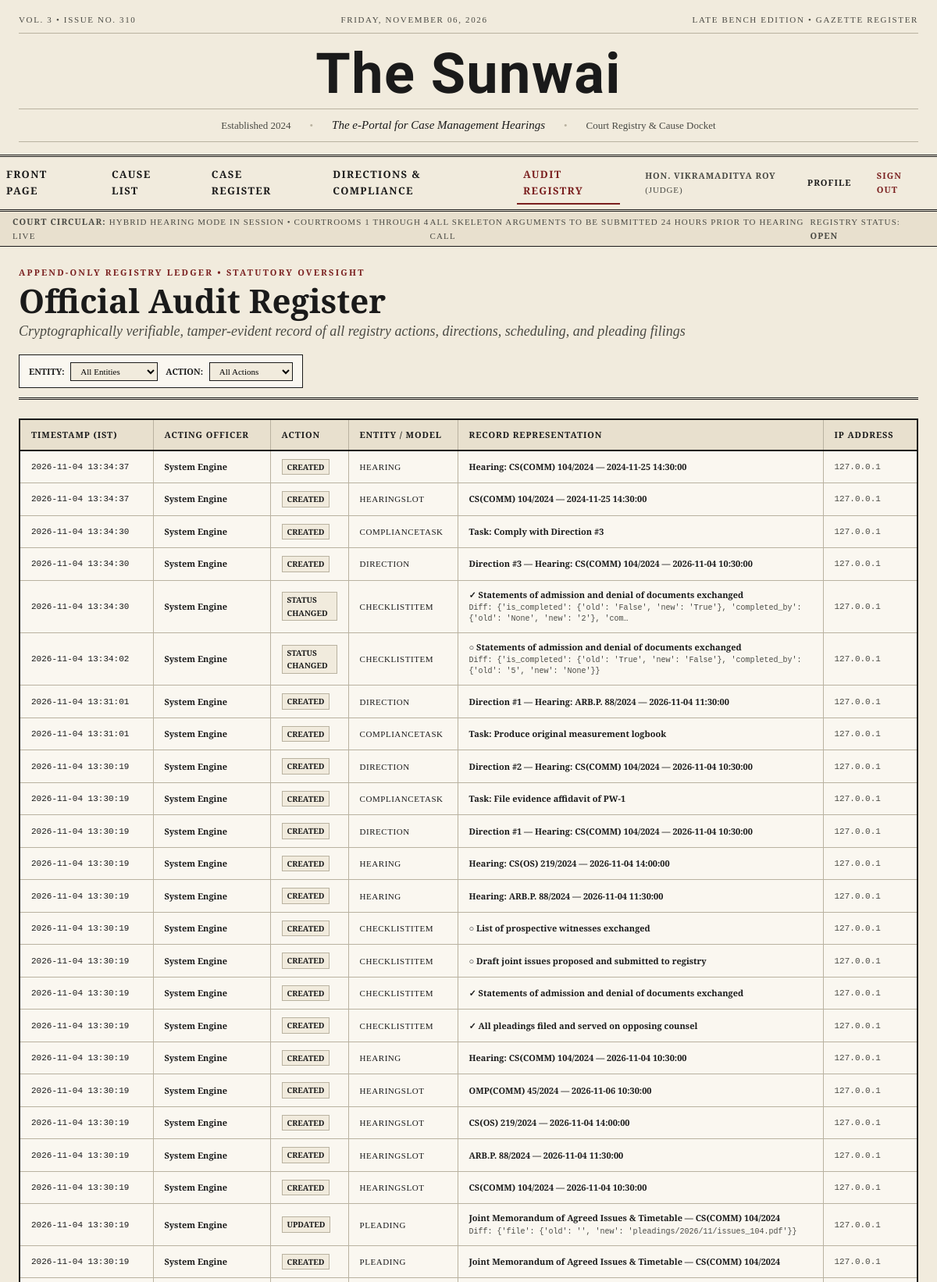
The app's page /audit/ (signed in, upper part) with its own data.
### accounts/models.py (models this page shows, shortened)
class User(AbstractUser):
    class Role(models.TextChoices):
        JUDGE = 'judge', 'Judge'
        REGISTRAR = 'registrar', 'Registrar'
        ADVOCATE = 'advocate', 'Advocate'
        LITIGANT = 'litigant', 'Litigant'
        ADMIN = 'admin', 'Admin'
    username = None  # Remove username field
    email = models.EmailField('email address', unique=True)
    role = models.CharField(
        max_length=20,
        choices=Role.choices,
        default=Role.LITIGANT,
    )
    bar_number = models.CharField(
        max_length=50, blank=True,
        help_text='Bar Council enrollment number (advocates only)',
    )
    court_designation = models.CharField(
        max_length=200, blank=True,
        help_text='Court/bench designation (judges only)',
    )
    phone = models.CharField(max_length=20, blank=True)
    USERNAME_FIELD = 'email'
    REQUIRED_FIELDS = ['first_name', 'last_name']
    objects = UserManager()
    class Meta:
        ordering = ['last_name', 'first_name']
    @property
    def display_name(self):
        if self.role == self.Role.JUDGE:
            return f'Hon. {self.get_full_name()}'
        elif self.role == self.Role.ADVOCATE:
            return f'Adv. {self.get_full_name()}'
        return self.get_full_name()
    @property
    def is_registrar(self):
        return self.role == self.Role.REGISTRAR

### audit/models.py (models this page shows, shortened)
class AuditLog(models.Model):
    class Action(models.TextChoices):
        CREATE = 'create', 'Created'
        UPDATE = 'update', 'Updated'
        STATUS_CHANGE = 'status_change', 'Status Changed'
        DELETE = 'delete', 'Deleted'
    action = models.CharField(max_length=20, choices=Action.choices)
    model_name = models.CharField(max_length=100, db_index=True)
    object_id = models.CharField(max_length=100, db_index=True)
    object_repr = models.CharField(max_length=300)
    user = models.ForeignKey(
        settings.AUTH_USER_MODEL,
        on_delete=models.SET_NULL,
        null=True, blank=True,
    )
    changes = models.JSONField(default=dict, blank=True)
    timestamp = models.DateTimeField(auto_now_add=True, db_index=True)
    ip_address = models.GenericIPAddressField(null=True, blank=True)
    class Meta:
        ordering = ['-timestamp']
        verbose_name = 'Audit Log Entry'
        verbose_name_plural = 'Audit Log'
        managed = True
    def delete(self, *args, **kwargs):
        """Prevent deletion of audit entries."""
        raise ValueError('Audit log entries cannot be deleted.')

### audit/views.py (the view)
# urls.py: path('', views.audit_log_view, name='audit_log'),
@login_required
@staff_member_required
def audit_log_view(request):
    logs = AuditLog.objects.select_related('user').all()
    model_name = request.GET.get('model')
    if model_name:
        logs = logs.filter(model_name=model_name)
    action = request.GET.get('action')
    if action:
        logs = logs.filter(action=action)
    model_names = AuditLog.objects.values_list(
        'model_name', flat=True,
    ).distinct().order_by('model_name')
    context = {
        'logs': logs[:100],
        'model_names': model_names,
        'action_choices': AuditLog.Action.choices,
        'current_model': model_name,
        'current_action': action,
    }
    return render(request, 'audit/audit_log.html', context)

### dashboard/context_processors.py (called while the page is built)
def newspaper_context(request):
    today = date.today()
    return {
        'portal_name': 'The Sunwai',
        'portal_tagline': getattr(settings, 'PORTAL_TAGLINE',
                                  'The e-Portal for Case Management Hearings'),
        'portal_established': getattr(settings, 'PORTAL_ESTABLISHED', '2024'),
        'court_name': getattr(settings, 'COURT_NAME', 'The Sunwai e-Court'),
        'today_date': today,
        'volume_no': today.year - 2024 + 1,
        'issue_no': today.timetuple().tm_yday,
        'edition_date': today.strftime('%A, %B %d, %Y'),
        'jitsi_domain': getattr(settings, 'JITSI_DOMAIN', 'meet.jit.si'),
    }

### templates/audit/audit_log.html (shortened to what this page needs)
{% extends "base.html" %}
{% load static %}
{% block content %}
<div style="max-width: 1400px; margin: 0 auto; padding: 24px;">
    <div style="border-bottom: 3px double var(--ink); padding-bottom: 12px; margin-bottom: 24px; display: flex; justify-content: space-between; align-items: flex-end; flex-wrap: wrap; gap: 16px;">
        <div>
            <span class="kicker">Append-Only Registry Ledger &bull; Statutory Oversight</span>
            <h2 class="headline headline--lead" style="margin-bottom: 4px;">
                Official Audit Register
            </h2>
            <div class="deck" style="margin-bottom: 0;">
                Cryptographically verifiable, tamper-evident record of all registry actions, directions, scheduling, and pleading filings
            </div>
        </div>
        <form method="get" style="display: flex; gap: 10px; align-items: center; background: var(--cream); padding: 8px 12px; border: 1.5px solid var(--ink);">
            <div>
                <label for="model" style="font-family: var(--font-headline); font-size: var(--text-xs); text-transform: uppercase; font-weight: 700; margin-right: 4px;">Entity:</label>
                <select name="model" id="model" onchange="this.form.submit()" style="font-family: var(--font-body); font-size: var(--text-xs); padding: 4px 8px; border: 1px solid var(--ink); background: var(--newsprint);">
                    <option value="">All Entities</option>
                </select>
            </div>
            <div>
                <label for="action" style="font-family: var(--font-headline); font-size: var(--text-xs); text-transform: uppercase; font-weight: 700; margin-right: 4px;">Action:</label>
                <select name="action" id="action" onchange="this.form.submit()" style="font-family: var(--font-body); font-size: var(--text-xs); padding: 4px 8px; border: 1px solid var(--ink); background: var(--newsprint);">
                    <option value="">All Actions</option>
                </select>
            </div>
        </form>
    </div>
    <div style="border: 2px solid var(--ink); background: var(--cream); overflow-x: auto;">
        <table style="width: 100%; border-collapse: collapse; font-family: var(--font-body); font-size: var(--text-xs);">
            <thead>
                <tr style="background: var(--newsprint-dark); border-bottom: 2px solid var(--ink); font-family: var(--font-headline); text-transform: uppercase; letter-spacing: 0.08em; text-align: left;">
                    <th style="padding: 10px 14px; border-right: var(--hairline-rule); width: 170px;">Timestamp (IST)</th>
                    <th style="padding: 10px 14px; border-right: var(--hairline-rule); width: 150px;">Acting Officer</th>
                    <th style="padding: 10px 14px; border-right: var(--hairline-rule); width: 100px;">Action</th>
                    <th style="padding: 10px 14px; border-right: var(--hairline-rule); width: 140px;">Entity / Model</th>
                    <th style="padding: 10px 14px; border-right: var(--hairline-rule);">Record Representation</th>
                    <th style="padding: 10px 14px; width: 120px;">IP Address</th>
                </tr>
            </thead>
            <tbody>
                {% for log in logs %}
                    <tr style="border-bottom: 1px solid var(--hairline); transition: background-color var(--transition-fast);">
                        <td style="padding: 10px 14px; border-right: var(--hairline-rule); font-family: monospace; font-size: 11px;">
                            {{ log.timestamp|date:"Y-m-d H:i:s" }}
                        </td>
                        <td style="padding: 10px 14px; border-right: var(--hairline-rule); font-weight: 600;">
                            {{ log.user.display_name|default:"System Engine" }}
                        </td>
                        <td style="padding: 10px 14px; border-right: var(--hairline-rule);">
                            <span style="display: inline-block; padding: 1px 6px; font-size: 10px; text-transform: uppercase; font-weight: 700; border: 1px solid var(--hairline); background: var(--newsprint); color: {% if log.action == 'delete' %}var(--oxblood){% else %}var(--ink){% endif %};">
                                {{ log.get_action_display }}
                            </span>
                        </td>
                        <td style="padding: 10px 14px; border-right: var(--hairline-rule); text-transform: uppercase; letter-spacing: 0.05em;">
                            {{ log.model_name }}
                        </td>
                        <td style="padding: 10px 14px; border-right: var(--hairline-rule); font-family: var(--font-body); line-height: 1.4;">
                            <strong>{{ log.object_repr }}</strong>
                            {% if log.changes %}
                                <div style="font-family: monospace; font-size: 10px; color: var(--muted); margin-top: 2px;">
                                    Diff: {{ log.changes|truncatechars:100 }}
                                </div>
                            {% endif %}
                        </td>
                        <td style="padding: 10px 14px; font-family: monospace; font-size: 11px; color: var(--muted);">
                            {{ log.ip_address|default:"127.0.0.1" }}
                        </td>
                    </tr>
                {% empty %}
                    <tr>
                        <td colspan="6" style="padding: 36px; text-align: center; color: var(--muted); font-style: italic;">
                            No audit ledger entries registered yet.
                        </td>
                    </tr>
                {% endfor %}
            </tbody>
        </table>
    </div>
</div>
{% endblock %}

### templates/newspaper/nav.html (shortened to what this page needs)
<nav class="section-nav" aria-label="Newspaper Sections">
    <a href="{% url 'dashboard:front_page' %}" class="section-nav__link {% if request.resolver_match.url_name == 'front_page' %}section-nav__link--active{% endif %}">
        Front Page
    </a>
    <a href="{% url 'scheduling:cause_list' %}" class="section-nav__link {% if request.resolver_match.app_name == 'scheduling' and request.resolver_match.url_name == 'cause_list' %}section-nav__link--active{% endif %}">
        Cause List
    </a>
    <a href="{% url 'cases:case_list' %}" class="section-nav__link {% if request.resolver_match.app_name == 'cases' %}section-nav__link--active{% endif %}">
        Case Register
    </a>
    <a href="{% url 'directions:directions_list' %}" class="section-nav__link {% if request.resolver_match.app_name == 'directions' %}section-nav__link--active{% endif %}">
        Directions &amp; Compliance
    </a>
    {% if user.is_staff or user.is_admin %}
    <a href="{% url 'audit:audit_log' %}" class="section-nav__link {% if request.resolver_match.app_name == 'audit' %}section-nav__link--active{% endif %}">
        Audit Registry
    </a>
    {% endif %}
    <div style="margin-left: auto; display: flex; align-items: center; gap: 1rem; padding-right: 1rem;">
        {% if user.is_authenticated %}
            <span style="font-family: var(--font-body); font-size: var(--text-xs); color: var(--muted); text-transform: uppercase; letter-spacing: 0.08em;">
                <strong>{{ user.display_name }}</strong> ({{ user.get_role_display }})
            </span>
            <a href="{% url 'accounts:profile' %}" class="section-nav__link {% if request.resolver_match.url_name == 'profile' %}section-nav__link--active{% endif %}" style="font-size: var(--text-xs);">
                Profile
            </a>
            <a href="{% url 'accounts:logout' %}" class="section-nav__link" style="font-size: var(--text-xs); color: var(--oxblood);">
                Sign Out
            </a>
        {% else %}
            <a href="{% url 'accounts:login' %}" class="section-nav__link section-nav__link--active" style="font-size: var(--text-xs);">
                Sign In &rarr;
            </a>
        {% endif %}
    </div>
</nav>

### static/css/newspaper.css (style rules this page uses)
:root { --newsprint: #F1EBDD; --ink: #1A1A1A; --muted: #4A4A44; --oxblood: #7A1F1F; --hairline: #B9B2A0; --newsprint-dark: #E8E0CE; --cream: #FAF7F0; --shadow: rgba(26, 26, 26, 0.08); --font-masthead: 'UnifrakturCook', cursive; --font-headline: 'Playfair Display', Georgia, serif; --font-body: 'Source Serif 4', 'Source Serif Pro', Georgia, serif; --text-xs: 0.6875rem; --text-sm: 0.8125rem; --text-base: 0.9375rem; --text-lg: 1.125rem; --text-xl: 1.375rem; --text-2xl: 1.75rem; --text-3xl: 2.25rem; --text-4xl: 2.625rem; --text-5xl: 3.5rem; --text-masthead: 4.5rem; --space-xs: 0.25rem; --space-sm: 0.5rem; --space-md: 1rem; --space-lg: 1.5rem; --space-xl: 2rem; --space-2xl: 3rem; --column-rule: 1px solid var(--ink); --hairline-rule: 1px solid var(--hairline); --transition-fast: 150ms ease; --transition-base: 250ms ease; }
*, *::before, *::after { margin: 0; padding: 0; box-sizing: border-box; }
html { font-size: 16px; -webkit-font-smoothing: antialiased; -moz-osx-font-smoothing: grayscale; }
body { font-family: var(--font-body); font-size: var(--text-base); line-height: 1.65; color: var(--ink); background-color: var(--newsprint); min-height: 100vh; }
a { color: var(--ink); text-decoration: none; border-bottom: 1px solid var(--hairline); transition: border-color var(--transition-fast); }
.section-nav { display: flex; justify-content: center; gap: var(--space-xl); padding: var(--space-sm) 0; border-bottom: 3px double var(--ink); background: var(--newsprint); }
.section-nav__link { font-family: var(--font-headline); font-size: var(--text-sm); font-weight: 700; letter-spacing: 0.1em; text-transform: uppercase; color: var(--ink); border-bottom: none; padding: var(--space-xs) var(--space-sm); position: relative; transition: color var(--transition-fast); }
.section-nav__link::after { content: ''; position: absolute; bottom: -2px; left: 0; width: 0; height: 2px; background: var(--oxblood); transition: width var(--transition-base); }
.section-nav__link:hover::after, .section-nav__link--active::after { width: 100%; }
.section-nav__link--active { color: var(--oxblood); }
.kicker { font-family: var(--font-body); font-size: var(--text-xs); font-weight: 600; letter-spacing: 0.2em; text-transform: uppercase; color: var(--oxblood); margin-bottom: var(--space-xs); display: block; }
.headline { font-family: var(--font-headline); font-weight: 900; line-height: 1.1; color: var(--ink); margin-bottom: var(--space-sm); }
.headline--lead { font-size: var(--text-4xl); }
.deck { font-family: var(--font-headline); font-style: italic; font-size: var(--text-lg); color: var(--muted); line-height: 1.4; margin-bottom: var(--space-md); }

### records on screen
User: display_name "HON. VIKRAMADITYA ROY", role "JUDGE"
AuditLog: timestamp "2026-11-04 13:34:37", user.display_name "System Engine", action "CREATED", model_name "HEARING", object_repr "Hearing: CS(COMM) 104/2024 — 2024-11-25 14:30:00", ip_address "127.0.0.1"
AuditLog: timestamp "2026-11-04 13:34:37", user.display_name "System Engine", action "CREATED", model_name "HEARINGSLOT", object_repr "CS(COMM) 104/2024 — 2024-11-25 14:30:00", ip_address "127.0.0.1"
AuditLog: timestamp "2026-11-04 13:34:30", user.display_name "System Engine", action "CREATED", model_name "COMPLIANCETASK", object_repr "Task: Comply with Direction #3", ip_address "127.0.0.1"
AuditLog: timestamp "2026-11-04 13:34:30", user.display_name "System Engine", action "CREATED", model_name "DIRECTION", object_repr "Direction #3 — Hearing: CS(COMM) 104/2024 — 2026-11-04 10:30:00", ip_address "127.0.0.1"
AuditLog: timestamp "2026-11-04 13:34:30", user.display_name "System Engine", action "STATUS CHANGED", model_name "CHECKLISTITEM", object_repr "✓ Statements of admission and denial of documents exchanged", changes "{'is_completed': {'old': 'False', 'new': 'True'}, 'completed_by': {'old': 'None', 'new': '2'}, 'com…", ip_address "127.0.0.1"
AuditLog: timestamp "2026-11-04 13:34:02", user.display_name "System Engine", action "STATUS CHANGED", model_name "CHECKLISTITEM", object_repr "○ Statements of admission and denial of documents exchanged", changes "{'is_completed': {'old': 'True', 'new': 'False'}, 'completed_by': {'old': '5', 'new': 'None'}}", ip_address "127.0.0.1"
AuditLog: timestamp "2026-11-04 13:31:01", user.display_name "System Engine", action "CREATED", model_name "DIRECTION", object_repr "Direction #1 — Hearing: ARB.P. 88/2024 — 2026-11-04 11:30:00", ip_address "127.0.0.1"
AuditLog: timestamp "2026-11-04 13:31:01", user.display_name "System Engine", action "CREATED", model_name "COMPLIANCETASK", object_repr "Task: Produce original measurement logbook", ip_address "127.0.0.1"
AuditLog: timestamp "2026-11-04 13:30:19", user.display_name "System Engine", action "CREATED", model_name "DIRECTION", object_repr "Direction #2 — Hearing: CS(COMM) 104/2024 — 2026-11-04 10:30:00", ip_address "127.0.0.1"
AuditLog: timestamp "2026-11-04 13:30:19", user.display_name "System Engine", action "CREATED", model_name "COMPLIANCETASK", object_repr "Task: File evidence affidavit of PW-1", ip_address "127.0.0.1"
AuditLog: timestamp "2026-11-04 13:30:19", user.display_name "System Engine", action "CREATED", model_name "DIRECTION", object_repr "Direction #1 — Hearing: CS(COMM) 104/2024 — 2026-11-04 10:30:00", ip_address "127.0.0.1"
AuditLog: timestamp "2026-11-04 13:30:19", user.display_name "System Engine", action "CREATED", model_name "HEARING", object_repr "Hearing: CS(OS) 219/2024 — 2026-11-04 14:00:00", ip_address "127.0.0.1"
AuditLog: timestamp "2026-11-04 13:30:19", user.display_name "System Engine", action "CREATED", model_name "HEARING", object_repr "Hearing: ARB.P. 88/2024 — 2026-11-04 11:30:00", ip_address "127.0.0.1"
AuditLog: timestamp "2026-11-04 13:30:19", user.display_name "System Engine", action "CREATED", model_name "CHECKLISTITEM", object_repr "○ List of prospective witnesses exchanged", ip_address "127.0.0.1"
AuditLog: timestamp "2026-11-04 13:30:19", user.display_name "System Engine", action "CREATED", model_name "CHECKLISTITEM", object_repr "○ Draft joint issues proposed and submitted to registry", ip_address "127.0.0.1"
AuditLog: timestamp "2026-11-04 13:30:19", user.display_name "System Engine", action "CREATED", model_name "CHECKLISTITEM", object_repr "✓ Statements of admission and denial of documents exchanged", ip_address "127.0.0.1"
AuditLog: timestamp "2026-11-04 13:30:19", user.display_name "System Engine", action "CREATED", model_name "CHECKLISTITEM", object_repr "✓ All pleadings filed and served on opposing counsel", ip_address "127.0.0.1"
AuditLog: timestamp "2026-11-04 13:30:19", user.display_name "System Engine", action "CREATED", model_name "HEARING", object_repr "Hearing: CS(COMM) 104/2024 — 2026-11-04 10:30:00", ip_address "127.0.0.1"
AuditLog: timestamp "2026-11-04 13:30:19", user.display_name "System Engine", action "CREATED", model_name "HEARINGSLOT", object_repr "OMP(COMM) 45/2024 — 2026-11-06 10:30:00", ip_address "127.0.0.1"
AuditLog: timestamp "2026-11-04 13:30:19", user.display_name "System Engine", action "CREATED", model_name "HEARINGSLOT", object_repr "CS(OS) 219/2024 — 2026-11-04 14:00:00", ip_address "127.0.0.1"
AuditLog: timestamp "2026-11-04 13:30:19", user.display_name "System Engine", action "CREATED", model_name "HEARINGSLOT", object_repr "ARB.P. 88/2024 — 2026-11-04 11:30:00", ip_address "127.0.0.1"
AuditLog: timestamp "2026-11-04 13:30:19", user.display_name "System Engine", action "CREATED", model_name "HEARINGSLOT", object_repr "CS(COMM) 104/2024 — 2026-11-04 10:30:00", ip_address "127.0.0.1"
AuditLog: timestamp "2026-11-04 13:30:19", user.display_name "System Engine", action "UPDATED", model_name "PLEADING", object_repr "Joint Memorandum of Agreed Issues & Timetable — CS(COMM) 104/2024", changes "{'file': {'old': '', 'new': 'pleadings/2026/11/issues_104.pdf'}}", ip_address "127.0.0.1"
AuditLog: timestamp "2026-11-04 13:30:19", user.display_name "System Engine", action "CREATED", model_name "PLEADING", object_repr "Joint Memorandum of Agreed Issues & Timetable — CS(COMM) 104/2024", ip_address "127.0.0.1"

### other values on screen
{{ issue_no|default:"42" }} "310"
{{ portal_established|default:"2024" }} "2024"
{{ portal_tagline|default:"The e-Portal for Case Management Hearings" }} "The e-Portal for Case Management Hearings"
